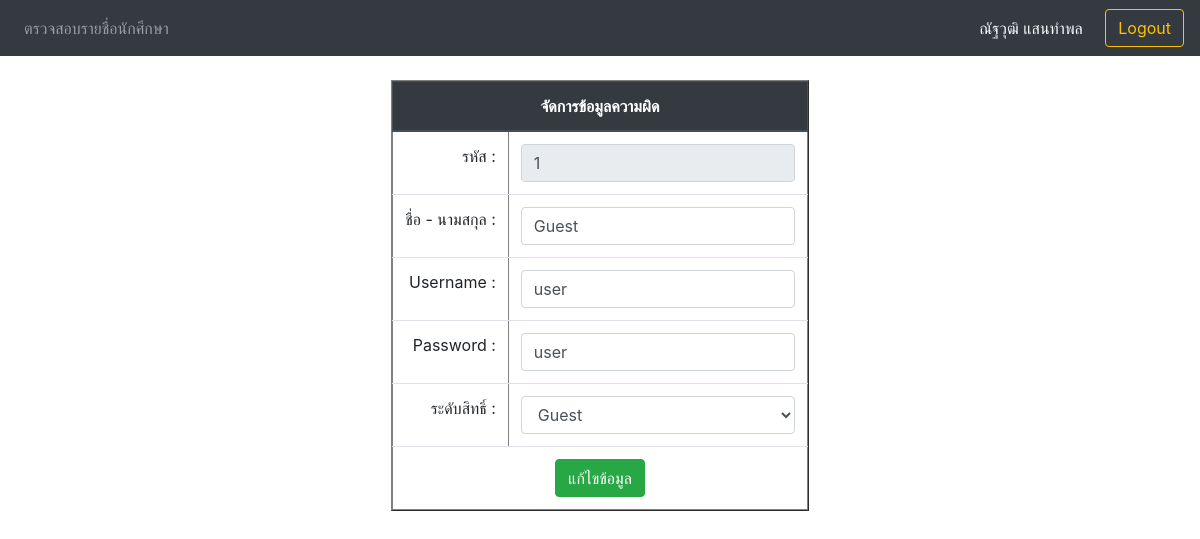
Page /edit_member.php?id=1 (signed in) on the committed database.
### tables this page shows
CREATE TABLE `member` (
  `mem_id` int(7) NOT NULL COMMENT 'รหัสสมาชิก',
  `mem_name` varchar(255) NOT NULL COMMENT 'ชื่อสมาชิก',
  `mem_user` varchar(200) NOT NULL COMMENT 'Username',
  `mem_pass` varchar(200) NOT NULL COMMENT 'Password',
  `lvl_id` int(9) NOT NULL COMMENT '  รหัสระดับสิทธิ์'
);

CREATE TABLE `level` (
  `lvl_id` int(1) NOT NULL COMMENT 'รหัสระดับสิทธิ์',
  `lvl_name` varchar(200) NOT NULL COMMENT 'ระดับสิทธิ์'
);

### edit_member.php (the view, shortened to what this page needs)
<!DOCTYPE html>
<?php
include_once("connect/connect.php");
$id           = $_GET['id'];
$sql   = "SELECT * FROM member WHERE mem_id = '$id' ";
$query = mysqli_query($conn,$sql) or die("Query Error = " . mysqli_error($conn));
$res   = mysqli_fetch_array($query,MYSQLI_ASSOC);
?>
<html>
<head>
	<link rel="stylesheet" href="https://stackpath.bootstrapcdn.com/bootstrap/4.3.1/css/bootstrap.min.css">
</head>
<body>
	<nav class="navbar navbar-expand-lg bg-dark navbar-dark ">
		<div class="collapse navbar-collapse" id="navbarSupportedContent">
			<?php if ($_SESSION['Status'] == 1) { ?>
				<ul class="navbar-nav mr-auto">
					<li class="nav-item">
						<a class="nav-link" href="chkview.php">ตรวจสอบรายชื่อนักศึกษา</a>
					</li>
					<li class="nav-item">
						<a class="nav-link" href="wrong.php">รายการความผิด</a>
					</li>
					<li class="nav-item active">
						<a class="nav-link " href="member.php">รายชื่อครู</a>
					</li>
					<li class="nav-item">
						<a class="nav-link " href="student.php">รายชื่อนักศึกษา</a>
					</li>
					<li class="nav-item ">
						<a class="nav-link " href="report.php">รายงาน</a>
					</li>
					<!--<li class="nav-item">
				          <a class="nav-link " href="level.php">จัดการสิทธิ์</a>
				        </li>-->
				</ul>
			<?php } else { ?><ul class="navbar-nav mr-auto">
					<li class="nav-item">
						<a class="nav-link" href="chkview.php">ตรวจสอบรายชื่อนักศึกษา</a>
					</li>
				</ul>
			<?php } ?>
			<form class="form-inline my-2 my-lg-0">
				<div class="text-light"><?= $_SESSION["Name"] ?>&nbsp;
				</div>
				<button class="btn btn-outline-warning my-2 my-sm-0" type="button" onclick="window.location.href='logout.php'">Logout</button>
			</form>
		</div>
	</nav>
	<div class="container"><br>
		<div class="row justify-content-md-center">
			<div class="col-auto form-group">
				<form action="edit_member.php" method="POST" enctype="multipart/form-data" name="form1">
					<table border="1" class="table table-hover table-responsive">
						<thead class="thead-dark">
							<tr align="center">
								<th scope="col" colspan="2">จัดการข้อมูลความผิด</th>
							</tr>
						</thead>
						<tbody>
							<tr>
								<td align="right">รหัส : </td>
								<td><input type="text" class="form-control" name="mem_id" value="<?= $res['mem_id'] ?>" readonly></td>
							</tr>
							<tr>
								<td align="right">ชื่อ - นามสกุล : </td>
								<td><input type="text" class="form-control" name="mem_name" value="<?= $res['mem_name'] ?>"></td>
							</tr>
							<tr>
								<td align="right">Username : </td>
								<td><input type="text" class="form-control" name="mem_username" value="<?= $res['mem_user'] ?>"></td>
							</tr>
							<tr>
								<td align="right">Password : </td>
								<td><input type="text" class="form-control" name="mem_pass" value="<?= base64_decode($res['mem_pass']) ?>"></td>
							</tr>
							<tr>
								<td align="right">ระดับสิทธิ์ : </td>
								<td>
									<select name="mem_lvl" class="form-control">
										<?php
										$showSQL  = "SELECT * FROM level";
										$querySQL = mysqli_query($conn,$showSQL) or die("Query level Error : " . mysqli_error($conn));
										while ($showlvl = mysqli_fetch_array($querySQL,MYSQLI_ASSOC)) {
											?>
											<option value="<?= $showlvl['lvl_id'] ?>" <?php
												if ($showlvl['lvl_id'] == $res['lvl_id']) {
													echo "selected";
												} else {
													echo "";
												}
												?>
											>
												<?= $showlvl['lvl_name'] ?></option>
										<?php } ?>
									</select>
								</td>
							</tr>
							<tr>
								<td align="center" colspan="2"><button type="submit" class="btn btn-success" name="UpDateData" value="updateData">แก้ไขข้อมูล</button>
								</td>
							</tr>
						</tbody>
					</table>
				</form>
			</div>
		</div>
	</div>
</body>
</html>

### rows in the picture
member: mem_id "1", mem_name "Guest", mem_username "user", mem_pass "user", mem_lvl "Guest"

### other values in the picture
$_SESSION["Name"] "ณัฐวุฒิ แสนทำพล"
